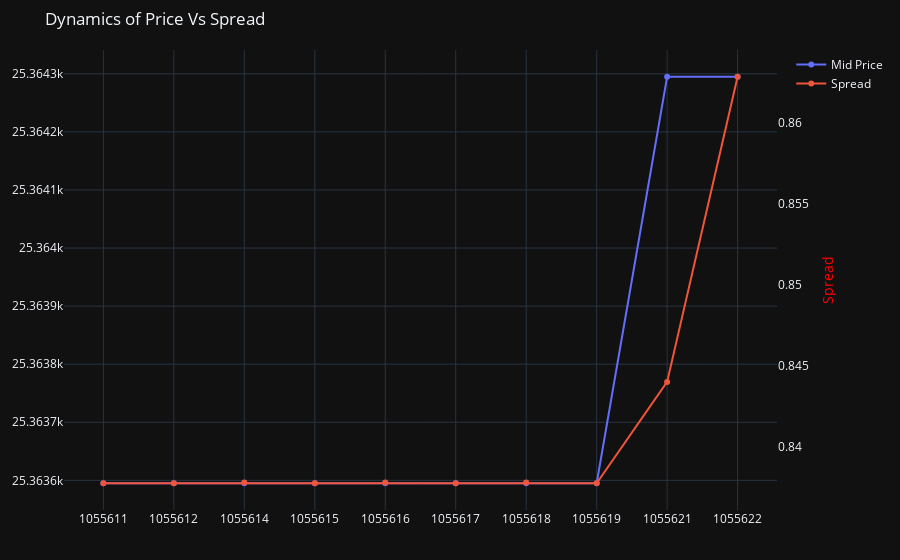

The code cell stored with this chart in its notebook:
### Code cell
fig = go.Figure()

fig.add_trace(go.Scatter(x=AggData['ID'], y=AggData['MidPrice'], name='Mid Price', xaxis='x'))
fig.add_trace(go.Scatter(x=AggData['ID'], y=AggData['Spread'], name='Spread', yaxis='y2'))


# Configure the right y-axes
fig.update_layout(
    yaxis2=dict(title='Spread', titlefont=dict(color='red'), side='right', overlaying='y', showgrid=False),
    showlegend=True
)

# Adjust the spacing to avoid overlapping axis values
fig.update_layout(margin=dict(l=50, r=50, t=50, b=50),  
                    template='plotly_dark', title='Dynamics of Price Vs Spread',)

# Show the chart
fig.show()

### Figure 1 — Plotly figure (JSON) as saved in the notebook; plotly's stock layout.template omitted (floating-point values rounded to 4 significant figures)
{"data": [{"name": "Mid Price", "type": "scatter", "x": ["1055611", "1055612", "1055614", "1055615", "1055616", "1055617", "1055618", "1055619", "1055621", "1055622"], "xaxis": "x", "y": [25360.0, 25360.0, 25360.0, 25360.0, 25360.0, 25360.0, 25360.0, 25360.0, 25360.0, 25360.0]}, {"name": "Spread", "type": "scatter", "x": ["1055611", "1055612", "1055614", "1055615", "1055616", "1055617", "1055618", "1055619", "1055621", "1055622"], "y": [0.8377, 0.8377, 0.8378, 0.8377, 0.8378, 0.8377, 0.8378, 0.8377, 0.844, 0.8629], "yaxis": "y2"}], "layout": {"margin": {"b": 50, "l": 50, "r": 50, "t": 50}, "showlegend": true, "title": {"text": "Dynamics of Price Vs Spread"}, "yaxis2": {"overlaying": "y", "showgrid": false, "side": "right", "title": {"font": {"color": "red"}, "text": "Spread"}}}}
